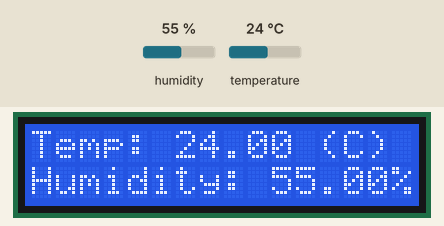
Simulated run of this sketch. Board: Arduino Uno, built with avr-gcc and run on an emulated ATmega328P. Shown: 16×2 character LCD. Inputs (shaded band) come from the test bench; at power-on: humidity 55 %, temperature 24 °C.

Above: at 1.2 s.
1.3 s: humidity set to 22 %
At 3.3 s:
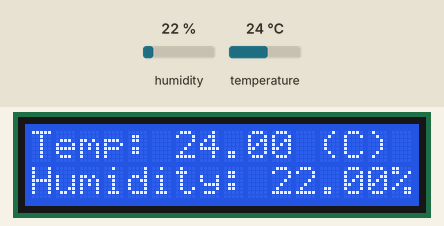
4.1 s: temperature set to 12 °C
At 5.6 s:
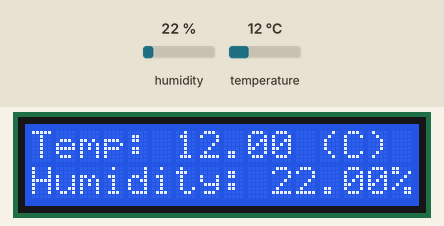
6.9 s: humidity set to 40 %
At 9.0 s:
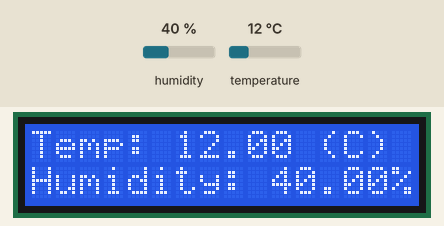
10.0 s: temperature set to 19 °C
At 11.3 s:
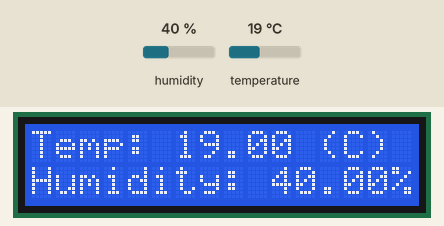
Timing chart, 0 to 13.0 s (numbered marks = the images above; inputs shaded):
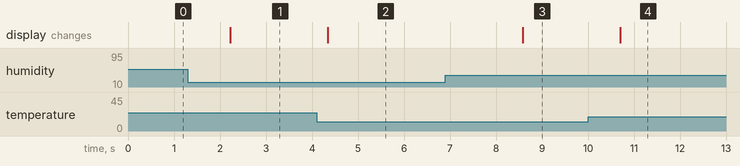

The sketch:

DHT22_LCD.ino
```cpp
#include <DHT.h>
#include <Wire.h>
#include <LiquidCrystal_I2C.h>
#define DHTTYPE DHT22
#define DHTPIN 3

LiquidCrystal_I2C lcd(0x27, 16, 2);

DHT dht(DHTPIN, DHTTYPE);

void setup()
{
  lcd.init();
  lcd.backlight();
  dht.begin();
}
void loop()
{
  float t = dht.readTemperature();
  float h = dht.readHumidity();

  lcd.clear();

  lcd.setCursor(0, 0);
  lcd.print("Temp: ");
  lcd.print(t);
  lcd.print(" (C)");

  lcd.setCursor(0, 1);
  lcd.print("Humidity: ");
  lcd.print(h);
  lcd.print("%");

  delay(2080);
}
```

Measured:
- after the input at 1.3 s, the display: changes after 0.92 s (image 1)
- after the input at 4.1 s, the display: changes after 0.24 s (image 2)
- after the input at 6.9 s, the display: changes after 1.7 s (image 3)
- after the input at 10.0 s, the display: changes after 0.70 s (image 4)
